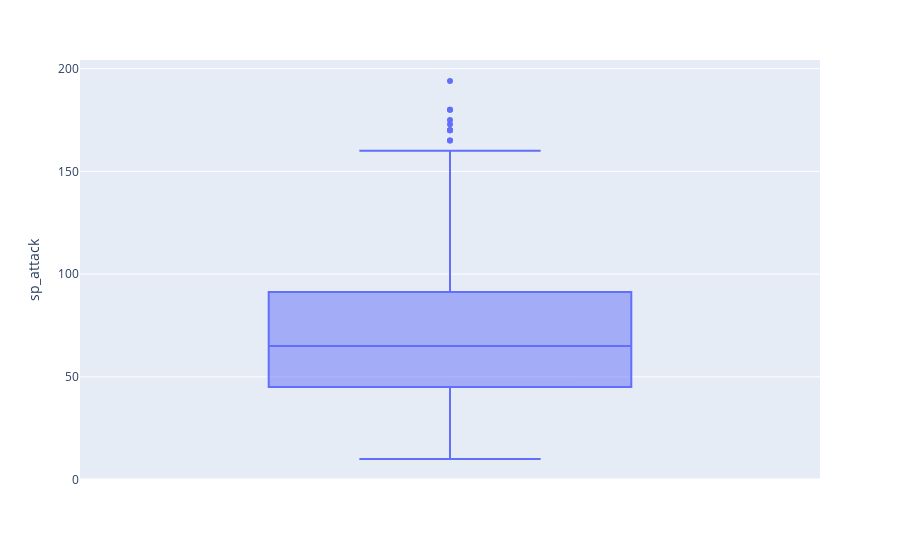

The code cell stored with this chart in its notebook:
### Code cell
pokemon_hp = df.groupby('name')['sp_attack'].sum().reset_index().sort_values('sp_attack',ascending=False)
boxspattack = px.box(pokemon_hp, y='sp_attack')
# boxhp = update_layout(title='Range of Pokemon with their HP')
boxspattack.show()

### Figure 1 — Plotly figure (JSON) as saved in the notebook; plotly's stock layout.template omitted (floating-point values rounded to 4 significant figures; data arrays with more than 128 entries replaced by an {"elided": "..."} marker saying what was removed)
{"data": [{"alignmentgroup": "True", "hovertemplate": "sp_attack=%{y}<extra></extra>", "legendgroup": "", "marker": {"color": "#636efa"}, "name": "", "notched": false, "offsetgroup": "", "orientation": "v", "showlegend": false, "type": "box", "x0": " ", "xaxis": "x", "y": {"elided": "801 int values"}, "y0": " ", "yaxis": "y"}], "layout": {"boxmode": "group", "legend": {"tracegroupgap": 0}, "margin": {"t": 60}, "xaxis": {"anchor": "y", "domain": [0, 1]}, "yaxis": {"anchor": "x", "domain": [0, 1], "title": {"text": "sp_attack"}}}}
